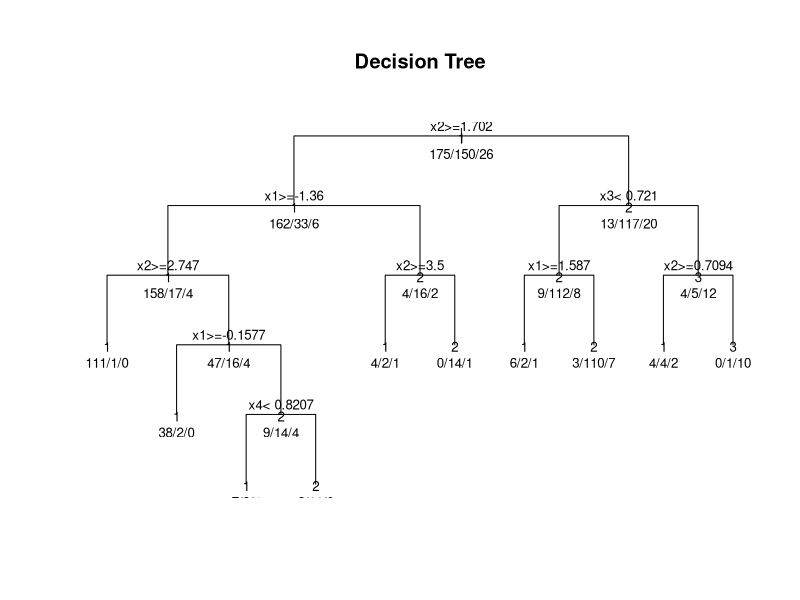
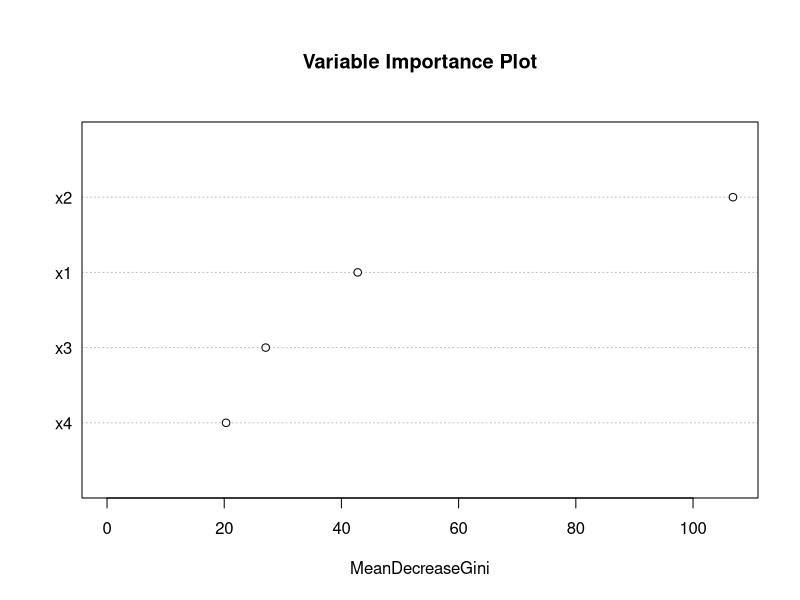

Reproduce these figures in R, in order.
## ---- chunk 1
# Load required packages
library(rpart)        # For decision trees
library(randomForest) # For random forest
library(caret)        # For model evaluation
library(ggplot2)      # For visualization
## ---- chunk 2
# Set random seed using roll number
set.seed(17)

# Generate 4 continuous predictor variables
x1 <- rnorm(500, mean = 0, sd = 1)  # Normal distribution with mean 0, sd 1
x2 <- rnorm(500, mean = 2, sd = 2)  # Normal distribution with mean 2, sd 2
x3 <- rnorm(500, mean = -1, sd = 1.5)  # Normal distribution with mean -1, sd 1.5
x4 <- rnorm(500, mean = 1, sd = 1)  # Normal distribution with mean 1, sd 1

# Generate response variable as a function of predictors with little randomness
# This approach is used to ensure that the response variable is mostly determined by the predictors,
# making it easier for machine learning models to learn the underlying pattern and achieve higher accuracy.
# Adding a small amount of noise (randomness) makes the data more realistic, but the main relationship remains strong.
y <- ifelse(x1 + x2 + rnorm(500, 0, 0.5) > 2, 1,
     ifelse(x3 - x4 + rnorm(500, 0, 0.5) < 0, 2, 3))
y <- factor(y, levels = c(1, 2, 3))
# Create data frame
data <- data.frame(
  x1 = x1,
  x2 = x2,
  x3 = x3,
  x4 = x4,
  result = y
)

# Split data into training (70%) and testing (30%) sets
set.seed(17)  # For reproducibility of split
ind<-sample(2, nrow(data), prob=c(0.7,0.3), replace = T)
train_data <- data[ind==1, ]
test_data <- data[ind==2, ]
## ---- chunk 3
par(mar = c(5.1, 4.1, 6.1, 2.1)) # Increased top margin to 6.1

# Fit decision tree model
tree_model <- rpart(result ~ ., data = train_data, method = "class")

# Plot decision tree
plot(tree_model, uniform = TRUE, main = "Decision Tree")
text(tree_model, use.n = TRUE, all = TRUE, cex = 0.8)
## ---- chunk 4
# Make predictions on test set
tree_pred <- predict(tree_model, test_data, type = "class")
# Calculate confusion matrix and accuracy metrics
tree_cm <- confusionMatrix(tree_pred, test_data$result)

# Print results
print("Decision Tree Model Results:")
print(tree_cm)
## ---- chunk 5
# Fit random forest model
rf_model <- randomForest(result ~ ., data = train_data, ntree = 500)

# Make predictions on test set
rf_pred <- predict(rf_model, test_data)

# Calculate confusion matrix and accuracy metrics
rf_cm <- confusionMatrix(rf_pred, test_data$result)

# Print results
print("Random Forest Model Results:")
print(rf_cm)
## ---- chunk 6
# Plot variable importance
varImpPlot(rf_model, main = "Variable Importance Plot")
## ---- chunk 7
# Create comparison table
comparison <- data.frame(
  Model = c("Decision Tree", "Random Forest"),
  Accuracy = c(tree_cm$overall["Accuracy"], rf_cm$overall["Accuracy"]),
  Kappa = c(tree_cm$overall["Kappa"], rf_cm$overall["Kappa"])
)

# Print comparison
print(comparison)
